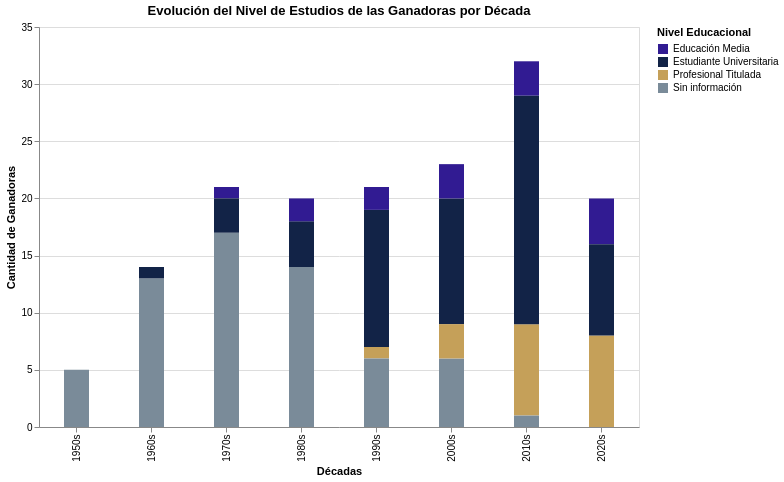

Notebook source saved alongside this figure:
### Code cell
import pandas as pd
import altair as alt

# 1. Cargamos los datos y configuramos la década
df = pd.read_csv('base_miss_chile_unificada.csv')
df['Decada'] = (df['Año'] // 10) * 10
df['Decada'] = df['Decada'].astype(str) + "s"

columna_estudios = 'Nivel-Estudios'
df[columna_estudios] = df[columna_estudios].astype(str)

# 2. Creamos el gráfico con la paleta sobria de gala
grafico_estudios = alt.Chart(df).mark_bar(size=25).encode(
    x=alt.X('Decada:N', title='Décadas', sort='ascending'),
    y=alt.Y('count():Q', title='Cantidad de Ganadoras'),
    # Asignamos la nueva combinación: Morado, Azul Marino, Dorado y Gris
    color=alt.Color(f'{columna_estudios}:N',
                    title='Nivel Educacional',
                    scale=alt.Scale(range=['#311B92', '#122347', '#C5A059', '#7A8B99'])),
    tooltip=[
        alt.Tooltip('count()', title='Cantidad'),
        alt.Tooltip('Decada', title='Década'),
        alt.Tooltip(f'{columna_estudios}:N', title='Estudios')
    ]
).properties(
    title='Evolución del Nivel de Estudios de las Ganadoras por Década',
    width=600, height=400
)

# Mostrar en pantalla y guardar el archivo interactivo
grafico_estudios.display()
grafico_estudios.save('grafico_nivel_estudios.html')

### Figure 1 — Vega-Lite specification as saved in the notebook (floating-point values rounded to 4 significant figures; data arrays with more than 128 entries replaced by an {"elided": "..."} marker saying what was removed)
{"config": {"view": {"continuousWidth": 300, "continuousHeight": 300}}, "data": {"name": "data-560c768fbe040f59e754ae3d4d0c7e23"}, "mark": {"type": "bar", "size": 25}, "encoding": {"color": {"field": "Nivel-Estudios", "scale": {"range": ["#311B92", "#122347", "#C5A059", "#7A8B99"]}, "title": "Nivel Educacional", "type": "nominal"}, "tooltip": [{"aggregate": "count", "title": "Cantidad", "type": "quantitative"}, {"field": "Decada", "title": "Década", "type": "nominal"}, {"field": "Nivel-Estudios", "title": "Estudios", "type": "nominal"}], "x": {"field": "Decada", "sort": "ascending", "title": "Décadas", "type": "nominal"}, "y": {"aggregate": "count", "title": "Cantidad de Ganadoras", "type": "quantitative"}}, "height": 400, "title": "Evolución del Nivel de Estudios de las Ganadoras por Década", "width": 600, "$schema": "https://vega.github.io/schema/vega-lite/v5.20.1.json", "datasets": {"data-560c768fbe040f59e754ae3d4d0c7e23": {"elided": "156 records"}}}
